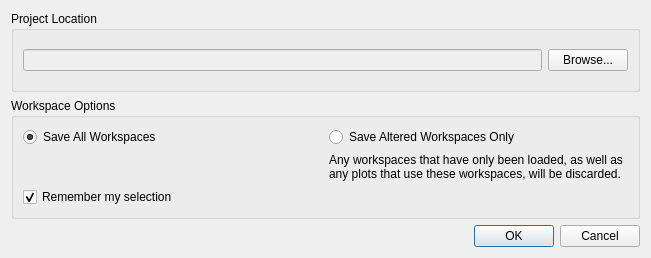
<?xml version="1.0" encoding="UTF-8"?>
<ui version="4.0">
 <class>Dialog</class>
 <widget class="QDialog" name="Dialog">
  <property name="geometry">
   <rect>
    <x>0</x>
    <y>0</y>
    <width>651</width>
    <height>258</height>
   </rect>
  </property>
  <property name="windowTitle">
   <string>Dialog</string>
  </property>
  <layout class="QGridLayout" name="gridLayout_2">
   <item row="0" column="0">
    <widget class="QGroupBox" name="groupBox">
     <property name="title">
      <string>Project Location</string>
     </property>
     <layout class="QGridLayout" name="gridLayout_4">
      <item row="0" column="0">
       <layout class="QHBoxLayout" name="horizontalLayout">
        <item>
         <widget class="QLineEdit" name="location_line_edit">
          <property name="enabled">
           <bool>false</bool>
          </property>
         </widget>
        </item>
        <item>
         <widget class="QPushButton" name="browse_push_button">
          <property name="text">
           <string>Browse...</string>
          </property>
         </widget>
        </item>
       </layout>
      </item>
     </layout>
    </widget>
   </item>
   <item row="1" column="0">
    <widget class="QGroupBox" name="groupBox_2">
     <property name="title">
      <string>Workspace Options</string>
     </property>
     <layout class="QGridLayout" name="gridLayout_3">
      <item row="0" column="0">
       <layout class="QGridLayout" name="gridLayout">
        <item row="0" column="1">
         <widget class="QRadioButton" name="save_altered_workspaces_only_radio_button">
          <property name="text">
           <string>Save Altered Workspaces Only</string>
          </property>
         </widget>
        </item>
        <item row="1" column="1">
         <widget class="QLabel" name="label">
          <property name="text">
           <string>Any workspaces that have only been loaded, as well as any plots that use these workspaces, will be discarded.</string>
          </property>
          <property name="wordWrap">
           <bool>true</bool>
          </property>
         </widget>
        </item>
        <item row="0" column="0">
         <widget class="QRadioButton" name="save_all_workspaces_radio_button">
          <property name="text">
           <string>Save All Workspaces</string>
          </property>
          <property name="checked">
           <bool>true</bool>
          </property>
         </widget>
        </item>
       </layout>
      </item>
      <item row="2" column="0">
       <widget class="QCheckBox" name="remember_selection_check_box">
        <property name="text">
         <string>Remember my selection</string>
        </property>
        <property name="checked">
         <bool>true</bool>
        </property>
       </widget>
      </item>
     </layout>
    </widget>
   </item>
   <item row="2" column="0">
    <widget class="QDialogButtonBox" name="buttonBox">
     <property name="orientation">
      <enum>Qt::Horizontal</enum>
     </property>
     <property name="standardButtons">
      <set>QDialogButtonBox::Cancel|QDialogButtonBox::Ok</set>
     </property>
    </widget>
   </item>
  </layout>
 </widget>
 <resources/>
 <connections>
  <connection>
   <sender>buttonBox</sender>
   <signal>accepted()</signal>
   <receiver>Dialog</receiver>
   <slot>accept()</slot>
   <hints>
    <hint type="sourcelabel">
     <x>248</x>
     <y>254</y>
    </hint>
    <hint type="destinationlabel">
     <x>157</x>
     <y>274</y>
    </hint>
   </hints>
  </connection>
  <connection>
   <sender>buttonBox</sender>
   <signal>rejected()</signal>
   <receiver>Dialog</receiver>
   <slot>reject()</slot>
   <hints>
    <hint type="sourcelabel">
     <x>316</x>
     <y>260</y>
    </hint>
    <hint type="destinationlabel">
     <x>286</x>
     <y>274</y>
    </hint>
   </hints>
  </connection>
 </connections>
</ui>
